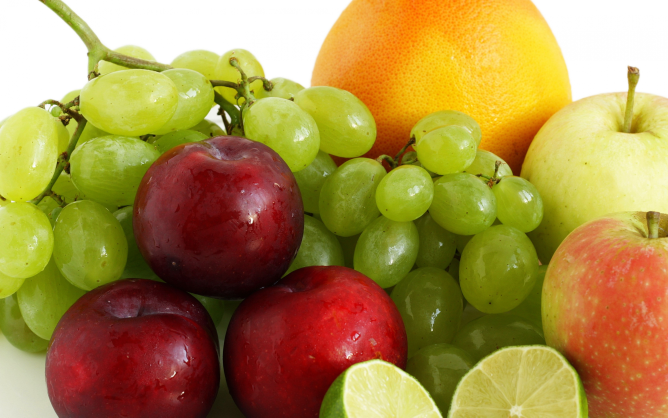
#> input picture seminar12/fruits.png, 1336 x 835 px (shown at 1/2 size)
$ jupyter execute --allow-errors Dim_Reduction.ipynb   (shell and % lines are left out)
#> lines starting #> are read from the running program, lines starting #| are printed output that depends on the picture
<a href="https://colab.research.google.com/github/adasegroup/ML2022_seminars/blob/master/seminar14/seminar_dim_reduction.ipynb" target="_parent"></a>

# Seminar: Dimensionality reduction

#### Seminar structure:

* SVD (Singular Value Decomposition) and PCA (Principal Component Analysis) from scratch
* Singular Value Decomposition of an Image.
* The ` Olivetti Faces dataset` component analysis.
* Instrinsic dimensionality estimation.
* Manifold learning.
* Autoencoding.

[cell 1]
#linear algebra
import numpy as np
#data structures
import pandas as pd
#ml models
import scipy as sp
import sklearn
#plots
import matplotlib.pyplot as plt
#beautiful plots
import seaborn as sns
import statsmodels.api as sm
#off the warnings
import warnings
warnings.filterwarnings("ignore")

## 1. SVD (Singular Value Decomposition) from the very scratch

The singular value decomposition of a matrix $A$ is the factorization of $A$ into the product of three matrices $A = U\Sigma V^T$ where the columns of $U$ and $V$ are orthonormal and the matrix $\Sigma$ is diagonal with positive real entries.

$$
X= U\Sigma V^T=
  \begin{matrix}
    \underbrace{\left[\begin{matrix} u_1 &  u_2 &  &  u_r\end{matrix}\right.}&
    \underbrace{\left.\begin{matrix} u_{r+1} & \dots &   u_m\end{matrix}\right]}\\
    col(X) & null(X^T)
  \end{matrix}
  \begin{bmatrix}
      \sigma_1 & 0 & \dots & 0 & 0 & \dots & 0 \\
         0 & \sigma_2  & \dots & 0 & 0 & \dots & 0 \\
         \dots& & & & &  \\
         0 & 0 & \dots & \sigma_r  & 0 & \dots & 0 \\
         0 & 0 & \dots & 0 & 0 & \dots & 0 \\
         \dots& & & & &  \\
         0 & 0 & \dots & 0 & 0 & \dots & 0
  \end{bmatrix}
  \begin{bmatrix}
     v_1^T \\  v_2^T \\ \dots \\  v_r^T \\
     v_{r+1}^T \\ \dots \\  v_n^T
  \end{bmatrix}
  \begin{matrix}
    \left.\vphantom{\begin{bmatrix}
       \ v_1^T \\  v_2^T \\ \dots \\ \vect v_r^T
       \end{bmatrix}}\right\} row(X) \\
    \left.\vphantom{\begin{bmatrix}
      \ v_{r+1}^T \\ \dots \\  v_n^T
    \end{bmatrix}}\right\} null(X)
  \end{matrix}
$$

Credit for: https://www.askpython.com/wp-content/uploads/2020/11/SVD-1.jpg

#### Questions:

1. Is `SVD()` use iterative search or there is some closed solution?
2. What is the criterion of good decomposition?
3. What is the difference of `PCA` and `SVD`?

To refresh your math - you can check lectures or here are some useful resources:

[1] [Machine Learning — Singular Value Decomposition (SVD) & Principal Component Analysis (PCA)](https://jonathan-hui.medium.com/machine-learning-singular-value-decomposition-svd-principal-component-analysis-pca-1d45e885e491#:~:text=What%20is%20the%20difference%20between,PCA%20skips%20less%20significant%20components.)

[2] Dan Margalit, Joseph Rabinoff. Interactive Linear Algebra ([link](https://textbooks.math.gatech.edu/ila/index2.html))

[3] Strang, Gilbert. Linear Algebra and Its Applications

#### Power Method:

In order to implement SVD, we will need *power method*. Recap of power method to compute largest eigenvalue $\lambda$ and corresponding eigenvector $v$ (for $k$-th step):
1. $x_{k+1} \leftarrow A x_k$
2. $x_{k+1} \leftarrow \dfrac{x_{k+1}}{ \| x_{k+1} \|}$

In that case $x_{k+1} \rightarrow v$ and $A x_{k+1} x^T_{k+1} \rightarrow \lambda$ with increasing $k$.

#### How can it help to find SVD?

If $A = U \Sigma V^T$ then $A^TA = V \Sigma^T U^T U \Sigma V^T = V \Sigma^2 V^T$ which is a diagonalization of a matrix $A^TA$. Then $\Sigma^2_{ii} = \sigma^2_i$ with corresponding eigenvector in first column of $V$.

[cell 2]
class MySVD:
    """
    CLass for iterative SVD search
    """
    # [73 lines left out: functions __init__, _initialize, _make_step, __call__, not called in this run]

    def _print(self, msg):
        if self.verbose:
            print(msg)

#> (a cell that did not finish here is left out)

#> (a cell that did not finish here is left out)

[cell 5]
from sklearn.linear_model import LinearRegression

# toy data
plt.figure(figsize=(9, 6))
np.random.seed(2)
X = np.random.randn(200)
Y = X + np.random.randn(len(X)) * 0.5
model = LinearRegression()
model.fit(X.reshape(-1, 1), Y)
test_x = np.linspace(-4, 4, 100)
predictions = model.predict(test_x.reshape(-1, 1))
plt.plot(X, Y, 'o')
plt.plot(test_x, predictions, label='No Outliers', color='C0')

# add noise
sub_inds = np.random.choice(len(X), 10, replace=False)
XA = X.copy()
YA = Y.copy()
YA[sub_inds] = Y[sub_inds] + np.random.rand(len(sub_inds)) * 10
model.fit(XA.reshape(-1, 1), YA)
predictions = model.predict(test_x.reshape(-1, 1))
plt.plot(test_x, predictions, label='With Outliers')
plt.plot(XA[sub_inds], YA[sub_inds], 'o', color='C1')
plt.legend(loc='best')

plt.xlabel('x')
plt.ylabel('y')
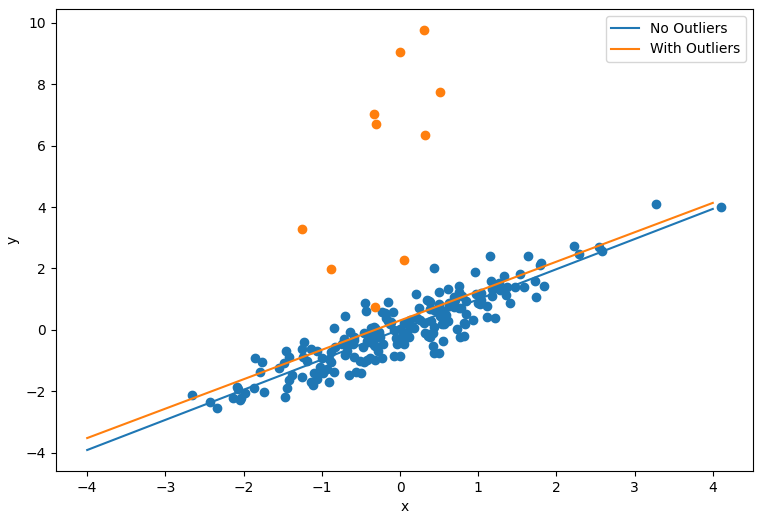
#> figure drawn by matplotlib, 1 panel; curve peaks at x = 4, y = 3.94; curve peaks at x = 4, y = 4.13

#> (a cell that did not finish here is left out)

##### Watch in the next series (seminar): "Anomaly detection with PCA"

## 2. Singular Value Decomposition and PCA of an Image for data compression

[cell 7]
# library for images
from PIL import Image

img = Image.open('fruits.png')
#> img is the input picture: PIL image 1336x835 RGBA; mean R, G, B, A 167.4, 138.5, 70.7, 255
imggray = img.convert('LA')
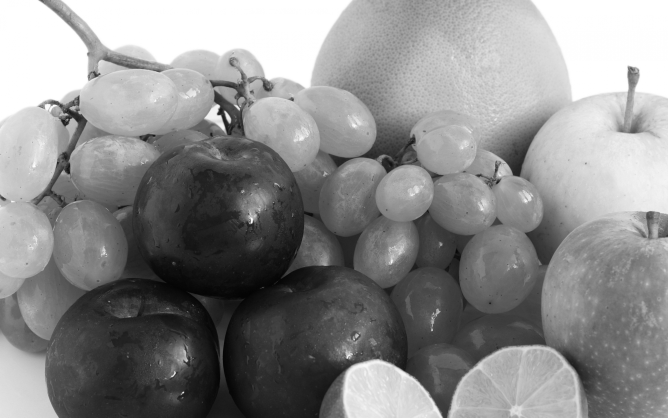
#> imggray: PIL image 1336x835 LA (shown at 1/2 size); mean R, G, B, A 139.4, 139.4, 139.4, 255; transparent parts drawn white
plt.figure(figsize=(9, 6));
plt.imshow(img);

[cell 8]
imgmat = np.array(list(imggray.getdata(band=0)), float)
imgmat.shape = (imggray.size[1], imggray.size[0])
imgmat = np.array(imgmat)
plt.figure(figsize=(9,6))
plt.imshow(imgmat, cmap='gray');

[cell 9]
# you can try this one, yet it converges much longer

# U, sigma, V = MySVD(verbose=False)(imgmat)
U, sigma, V = np.linalg.svd(imgmat, full_matrices=False)
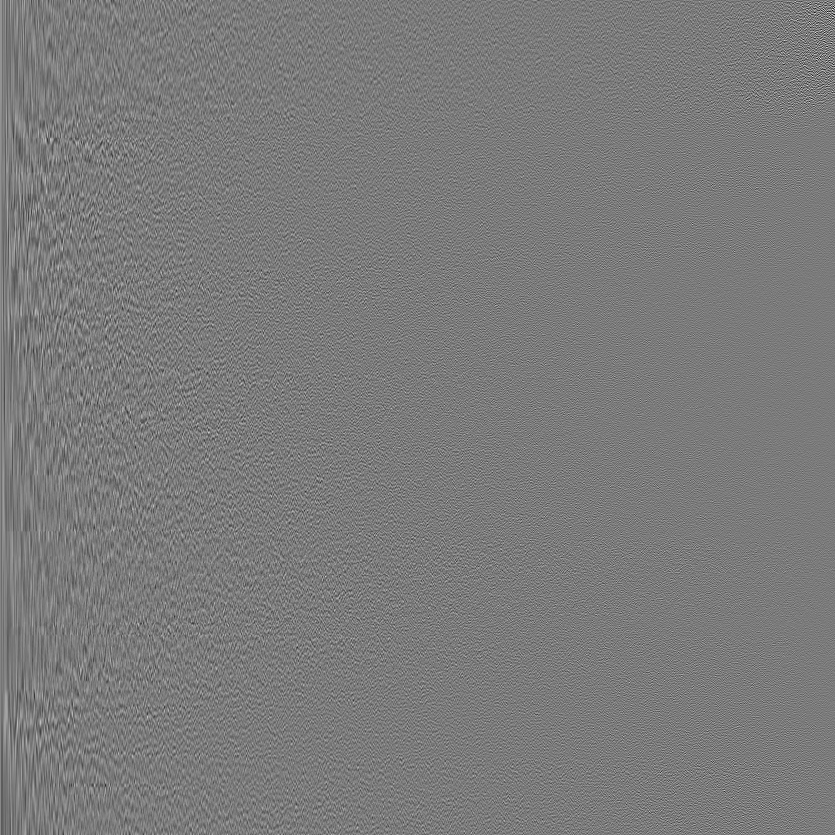
#> U: shape (835, 835) float64; min -0.263, max 0.281, mean 3.41e-05; drawn with min black and max white
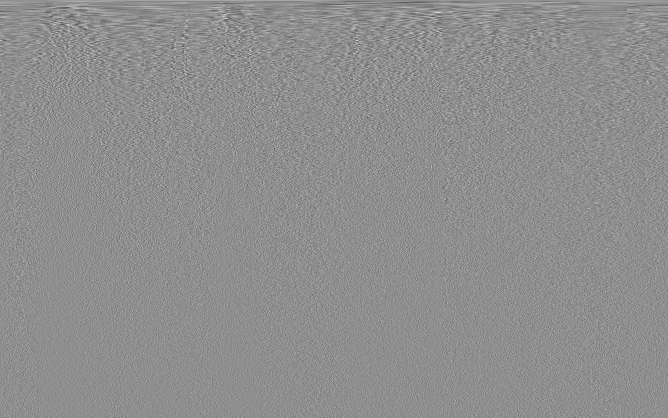
#> V: shape (835, 1336) float64 (shown at 1/2 size); min -0.195, max 0.154, mean 2.66e-05; drawn with min black and max white
#> sigma = 835 values, max 160025.9 at index 0, min 7.41 at index 834, mean 552.8

Computing an approximation of the image using the first column of  $U$  and first row of  $V$  reproduces the most prominent feature of the image, the light area on top and the dark area on the bottom. The darkness of the arch causes the extra darkness in the middle of the reconstruction. Each column of pixels in this image is a different weighting of the same values,  $u_1$ :

#> (a cell that did not finish here is left out)

If we will be able to see the appearance from 2-nd component?

#> (a cell that did not finish here is left out)

### Ok, how many do we need?

#> (a cell that did not finish here is left out)

**For my perspective, `[:45]` reconstruction is good enough. Thus we can store less data.**

Questions:
* What portion of the data we can discard this way?
* Can we estimate the intrinsic dimension of the image through PCA?

#> (a cell that did not finish here is left out)

## 3. The `Olivetti Faces dataset` component analysis.

[cell 14]
import numpy as np
from sklearn.datasets import fetch_olivetti_faces
from numpy.random import RandomState


#> (the rest of this cell did not finish here and is left out)

Let's look at the dataset

[cell 15]
plt.figure(figsize=(12, 5))
#> (the rest of this cell did not finish here and is left out)

Let's look at the importance of the main components

[cell 16]
from sklearn.decomposition import PCA
#> (the rest of this cell did not finish here and is left out)

Let's look at the principial components

[cell 17]
plt.figure(figsize=(1, 1))
#> (the rest of this cell did not finish here and is left out)

Let's see how does the faces are reconstructed by principial components. For the sake of visibility, we take 10 components, yet is is not enough for good reconstruction:(

[cell 18]
pca = PCA(n_components=10)
#> (the rest of this cell did not finish here and is left out)

2D visualization via PCA

[cell 19]
from matplotlib import offsetbox
from matplotlib.offsetbox import AnnotationBbox, OffsetImage

# [33 lines left out: function plot_embedding, not called in this run]

#> (a cell that did not finish here is left out)

## 4. Estimation of intrinsic dimension

From the paper:

*There is a consensus in the high-dimensional data analysis community that the only reason any methods work in very high dimensions is that, in fact, the data are not truly high-dimensional. Rather, they are embedded in a high-dimensional space,
but can be efficiently summarized in a space of a much lower dimension, such as a nonlinear manifold.*

*Then one can reduce dimension without losing much information for many types of real-life high-dimensional data, such as images, and avoid many of the “curses of dimensionality”. Learning these data manifolds can improve
performance in classification and other applications, but if the data structure is
complex and nonlinear, dimensionality reduction can be a hard problem.*

#####  NIPS 2004: https://papers.nips.cc/paper/2577-maximum-likelihood-estimation-of-intrinsic-dimension.pdf

### Idea of the method

The idea of the nearest-neighbor intrinsic dimension estimation is based on fact of the  that the number of sample points in $\mathbf{X} = \mathbb{R}^n$ falling into a ball around $\mathbf{x}$ is proportional to the radius of of the ball $R$, the dimension of the ball $d$ and the density $f(x)$ for which the well-known estimator exists

$$f(x) = \frac{k/n}{R^d V(d)},$$

where $V(d) = \pi^{d/2} [\Gamma (d/2+1)]^{-1}$ is the volume of unit sphere in $\mathbb{R}^d$ and $\Gamma(d) = (d - 1)!$ is the Gamma function.

Then the intrinsic dimension $d$ of the sample can be regressed out or estimated by the maximum likelihood appoarch.

[cell 21]
"""
Implementation of 'Maximum Likelihood Estimation of Intrinsic Dimension' by Elizaveta Levina and Peter J. Bickel

how to use
----------

The goal is to estimate intrinsic dimensionality of data, the estimation of dimensionality is scale dependent
(depending on how much you zoom into the data distribution you can find different dimesionality), so they
propose to average it over different scales, the interval of the scales [k1, k2] are the only parameters of the algorithm.

This code also provides a way to repeat the estimation with bootstrapping to estimate uncertainty.

Here is one example with swiss roll :

from sklearn.datasets import make_swiss_roll
X, _ = make_swiss_roll(1000)

k1 = 10 # start of interval(included)
k2 = 20 # end of interval(included)
intdim_k_repeated = repeated(intrinsic_dim_scale_interval,
                             X,
                             mode='bootstrap',
                             nb_iter=500, # nb_iter for bootstrapping
                             verbose=1,
                             k1=k1, k2=k2)
intdim_k_repeated = np.array(intdim_k_repeated)
# the shape of intdim_k_repeated is (nb_iter, size_of_interval) where
# nb_iter is number of bootstrap iterations (here 500) and size_of_interval
# is (k2 - k1 + 1).

"""
# from tqdm import tqdm
import pandas as pd
import numpy as np
from sklearn.neighbors import NearestNeighbors

# [45 lines left out: functions intrinsic_dim_sample_wise, intrinsic_dim_scale_interval, repeated, not called in this run]

[cell 22]
import warnings
warnings.filterwarnings("ignore")

k1 = 1 # start of interval(included)
k2 = 5 # end of interval(included)
nb_iter = 3 # more iterations more accuracy
# intrinsic_dim_scale_interval gives better estimation
#> (the rest of this cell did not finish here and is left out)

For more methods of intrinsic dimensionality estimation we may refer to ```scikit-dimension``` package by this ([link](https://scikit-dimension.readthedocs.io/en/latest/index.html)). It contains different implementations of many methods. Here is the example of estimation using MLE:

[cell 23]
# !pip install scikit-dimension

[cell 24]
import skdim
#> (the rest of this cell did not finish here and is left out)

## 5. Manifold learning

It is big part of research on the application of geometry and in particular differential geometry to machine learning. If you are interested - next term it will be course by **Prof. Bernstein** - you are welcomed.

We are going to touch a couple popular algorithms from: https://scikit-learn.org/stable/modules/manifold.html

The manifold learning methods also assumes non-linear algorithms for dimensionality reduction.

Questions:
* Is `PCA` linear?
* Can we compose non-linear `PCA` from the linear?

### 5.1 Independent Component Analysis

**Lets go with some other liner method : Independent Component Analysis `ICA`.**
FastICA algorithm: https://scikit-learn.org/stable/modules/generated/sklearn.decomposition.FastICA.html

The problem of blind signal separation.

$$X = AS$$

where A – mixing matrix, S – source of the signals. The assumptions are:
- The source signals are statistically independent of each other.
- The values in each source signal have non-Gaussian distributions (at most one).

Credit for: https://cf2.ppt-online.org/files2/slide/c/CarDgVY6t91bypGImvqBcR3OdAjWhFTZ2JQxL4ofM/slide-6.jpg

#> (a cell that did not finish here is left out)

[cell 26]
from sklearn.decomposition import FastICA

#> (the rest of this cell did not finish here and is left out)

**The most popular nonlinear algorithms: tSNE,  MDS, Isomap**

t-SNE converts similarities between data points to joint probabilities and tries to minimize the Kullback-Leibler divergence between the joint probabilities of the low-dimensional embedding and the high-dimensional data. t-SNE has a cost function that is not convex, i.e. with different initializations we can get different results.

1. For each data point $x_i$ we’ll center a Gaussian distribution over that point. Then we measure the density of all points $x_j$ under that Gaussian distribution. Then renormalize for all points. This gives us a set of probabilities $P_{ij}$ for all points in higher dimensional space.

2. Get the second set of probablities $Q_{ij}$ for Cauchy distribution (with is Students t-distribution with one degree of freedom), which allow for better modeling of far apart distances, because of heavier tails.

3. Map these two sets of probabilities ($ P_{ij}; Q_{ij}$)to each other, optimizing KL-divergence.

Where Kullback–Leibler divergence can be defined as

$$ D_{KL} (P || Q) = \sum P(x) log(\frac{P(x)}{Q(x)})$$

[cell 27]
from sklearn.manifold import TSNE


tsne = TSNE(n_components=2, n_iter = 1000, metric='euclidean', learning_rate= 10, verbose=2, random_state = 42)
#> (the rest of this cell did not finish here and is left out)

The effect of the perplexity

[cell 28]
from sklearn.datasets import make_blobs

[cell 29]
X, y = make_blobs(n_samples=500, n_features=10, centers=5)

[cell 30]
tsne = TSNE(n_components=2)
X_hat = tsne.fit_transform(X)

plt.figure(figsize=(10, 6))
plt.scatter(X_hat[:, 0], X_hat[:, 1], c=y, cmap='Set1')
plt.show()
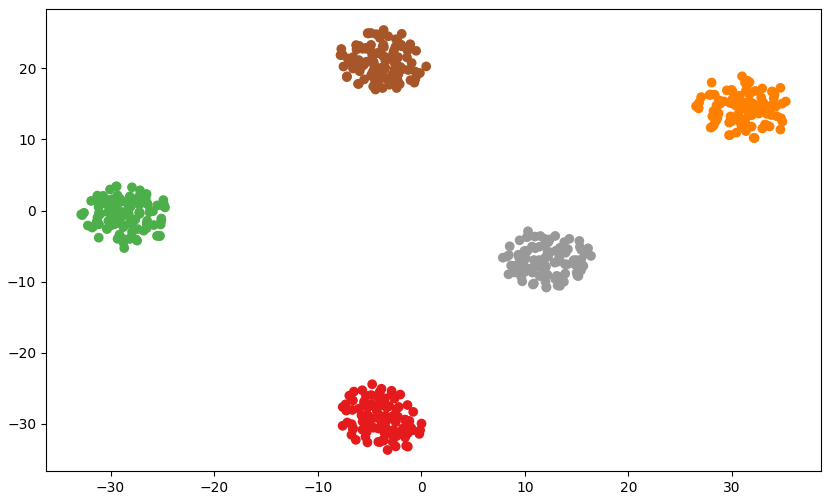
#> figure drawn by matplotlib, 1 panel
